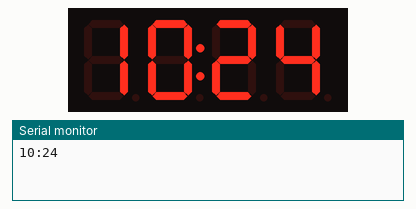
This sketch was run on a simulated Arduino Uno, built with avr-gcc and run on an emulated ATmega328P. Parts: 4-digit seven-segment display, the last lines printed to the serial monitor. The local clock reads 2024-03-15 10:24:30 at power-on unless the sketch sets it.

Above: at 0.6 s.
At 64.7 s:
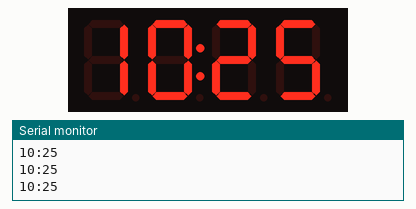
At 129.4 s:
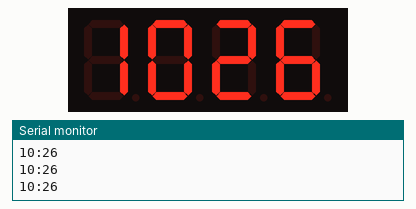

The sketch:

TM1637-Clock.ino
```cpp
#include <Wire.h>
#include "RTClib.h"
#include "TM1637.h"

RTC_DS3231 rtc;

#define PIN_CLK 2
#define PIN_DIO 3
TM1637 tm1637(PIN_CLK, PIN_DIO);

unsigned long t1;

void setup() {
  Serial.begin(9600);
  if (!rtc.begin()) {
    Serial.println("errore RTC");
    while(true);
  }
  if (rtc.lostPower()) {
    rtc.adjust(DateTime(F(__DATE__), F(__TIME__)));
  }
  tm1637.init();
  tm1637.set(3); //da 0 a 7
}

void loop() {
  static bool fpoint;
  if ((millis() - t1) >= 500) {
    fpoint = !fpoint;
    tm1637.point(fpoint);

    DateTime now = rtc.now();
    int hh = now.hour();
    int mm = now.minute();
    Serial.print(hh); Serial.print(":"); Serial.println(mm);

    int d1 = hh%10;
    int d2 = (hh/10)%10;
    int d3 = mm%10;
    int d4 = (mm/10)%10;

    tm1637.display(0, d2);
    tm1637.display(1, d1);
    tm1637.display(2, d4);
    tm1637.display(3, d3);
    t1 = millis();
  }
}
```
